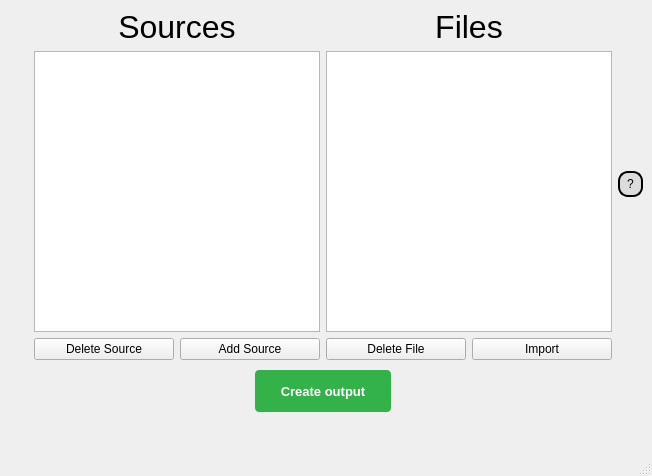
<?xml version="1.0" encoding="UTF-8"?>
<ui version="4.0">
 <class>Dialog</class>
 <widget class="QMainWindow" name="Dialog">
  <property name="geometry">
   <rect>
    <x>0</x>
    <y>0</y>
    <width>652</width>
    <height>476</height>
   </rect>
  </property>
  <property name="font">
   <font>
    <family>Arial</family>
   </font>
  </property>
  <property name="windowTitle">
   <string>Project Elevate</string>
  </property>
  <widget class="QWidget" name="centralwidget">
   <layout class="QGridLayout" name="gridLayout">
    <item row="0" column="2">
     <widget class="QPushButton" name="tutorialBtn">
      <property name="sizePolicy">
       <sizepolicy hsizetype="Fixed" vsizetype="Fixed">
        <horstretch>0</horstretch>
        <verstretch>0</verstretch>
       </sizepolicy>
      </property>
      <property name="minimumSize">
       <size>
        <width>25</width>
        <height>25</height>
       </size>
      </property>
      <property name="styleSheet">
       <string notr="true">background-color: #DCDCDC;
border-style: outset;
border-width: 2px;
border-radius: 10px;
border-color: black;
padding: 4px;
color: black;</string>
      </property>
      <property name="text">
       <string>?</string>
      </property>
     </widget>
    </item>
    <item row="3" column="1" colspan="2">
     <widget class="QLabel" name="actionLabel">
      <property name="sizePolicy">
       <sizepolicy hsizetype="Preferred" vsizetype="Preferred">
        <horstretch>0</horstretch>
        <verstretch>0</verstretch>
       </sizepolicy>
      </property>
      <property name="font">
       <font>
        <family>Arial</family>
        <pointsize>15</pointsize>
       </font>
      </property>
      <property name="mouseTracking">
       <bool>false</bool>
      </property>
      <property name="text">
       <string/>
      </property>
      <property name="alignment">
       <set>Qt::AlignCenter</set>
      </property>
     </widget>
    </item>
    <item row="0" column="1">
     <layout class="QHBoxLayout" name="horizontalLayout_2">
      <item>
       <layout class="QVBoxLayout" name="verticalLayout_3">
        <item>
         <widget class="QLabel" name="label_7">
          <property name="font">
           <font>
            <family>Arial</family>
            <pointsize>24</pointsize>
           </font>
          </property>
          <property name="text">
           <string>Sources</string>
          </property>
          <property name="alignment">
           <set>Qt::AlignCenter</set>
          </property>
         </widget>
        </item>
        <item>
         <widget class="QListWidget" name="sourceList">
          <property name="font">
           <font>
            <family>Arial</family>
            <pointsize>15</pointsize>
           </font>
          </property>
         </widget>
        </item>
        <item>
         <layout class="QHBoxLayout" name="horizontalLayout_4">
          <item>
           <widget class="QPushButton" name="deleteSourceBtn">
            <property name="font">
             <font>
              <family>Arial</family>
             </font>
            </property>
            <property name="text">
             <string>Delete Source</string>
            </property>
           </widget>
          </item>
          <item>
           <widget class="QPushButton" name="addSourceBtn">
            <property name="font">
             <font>
              <family>Arial</family>
             </font>
            </property>
            <property name="text">
             <string>Add Source</string>
            </property>
           </widget>
          </item>
         </layout>
        </item>
       </layout>
      </item>
      <item>
       <layout class="QVBoxLayout" name="verticalLayout_4">
        <item>
         <widget class="QLabel" name="label_8">
          <property name="font">
           <font>
            <family>Arial</family>
            <pointsize>24</pointsize>
           </font>
          </property>
          <property name="text">
           <string>Files</string>
          </property>
          <property name="alignment">
           <set>Qt::AlignCenter</set>
          </property>
         </widget>
        </item>
        <item>
         <widget class="QListWidget" name="fileList">
          <property name="font">
           <font>
            <family>Arial</family>
            <pointsize>15</pointsize>
           </font>
          </property>
         </widget>
        </item>
        <item>
         <layout class="QHBoxLayout" name="horizontalLayout">
          <item>
           <widget class="QPushButton" name="deleteFileBtn">
            <property name="font">
             <font>
              <family>Arial</family>
             </font>
            </property>
            <property name="text">
             <string>Delete File</string>
            </property>
           </widget>
          </item>
          <item>
           <widget class="QPushButton" name="importButton">
            <property name="font">
             <font>
              <family>Arial</family>
             </font>
            </property>
            <property name="text">
             <string>Import</string>
            </property>
           </widget>
          </item>
         </layout>
        </item>
       </layout>
      </item>
     </layout>
    </item>
    <item row="0" column="0">
     <spacer name="horizontalSpacer">
      <property name="orientation">
       <enum>Qt::Horizontal</enum>
      </property>
      <property name="sizeType">
       <enum>QSizePolicy::Minimum</enum>
      </property>
      <property name="sizeHint" stdset="0">
       <size>
        <width>25</width>
        <height>20</height>
       </size>
      </property>
     </spacer>
    </item>
    <item row="2" column="1" alignment="Qt::AlignHCenter">
     <widget class="QPushButton" name="startBtn">
      <property name="sizePolicy">
       <sizepolicy hsizetype="Minimum" vsizetype="Expanding">
        <horstretch>0</horstretch>
        <verstretch>0</verstretch>
       </sizepolicy>
      </property>
      <property name="maximumSize">
       <size>
        <width>16777215</width>
        <height>50</height>
       </size>
      </property>
      <property name="font">
       <font>
        <pointsize>10</pointsize>
        <weight>75</weight>
        <bold>true</bold>
       </font>
      </property>
      <property name="layoutDirection">
       <enum>Qt::LeftToRight</enum>
      </property>
      <property name="styleSheet">
       <string notr="true">background-color: #33b249;
border: none;
color: #FFFFFF;
border-radius: 4px;
text-align: center;
text-decoration: none;
margin: 4px 2px;
padding-left: 25px;
padding-right: 25px;</string>
      </property>
      <property name="text">
       <string>Create output</string>
      </property>
     </widget>
    </item>
   </layout>
  </widget>
  <widget class="QMenuBar" name="menubar">
   <property name="geometry">
    <rect>
     <x>0</x>
     <y>0</y>
     <width>652</width>
     <height>37</height>
    </rect>
   </property>
  </widget>
  <widget class="QStatusBar" name="statusbar"/>
 </widget>
 <resources/>
 <connections/>
</ui>
